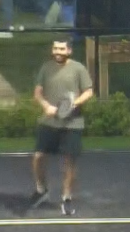
#> input picture players/p1.png, 130 x 232 px
$ python -i identity.py   (imports and definitions only)
#> lines starting #> are read from the running program, lines starting #| are printed output that depends on the picture; after the words box and inside, x2 and y2 are one past the last pixel; in counts of white or black regions, pixels touching at a corner belong together
#> further down, picture is the input picture: shape (232, 130, 3); mean B, G, R 84.8, 98.6, 93.9
"""core/identity.py
4-identity ReID layer -- collapse ByteTrack's many raw track_ids into exactly
FOUR permanent player slots for the whole match.

WHY THIS EXISTS
  ByteTrack hands out a fresh id every time a player is occluded, crosses another
  player, or leaves and re-enters the frame -- so over a full clip it produces
  hundreds of ids for the same 4 people. This module sits ON TOP of the tracker
  (it never modifies it) and re-attaches each detection to one of 4 fixed
  identities, so the rest of the pipeline can label players 1..4 consistently.

THE BIG IDEA: content-addressed, not order-based
  We keep a dictionary  profiles = {1:{...}, 2:{...}, 3:{...}, 4:{...}}  whose 4
  keys are PERMANENT. Each frame we match the live detections to those 4 keys by
  how well their TRAITS line up -- never by "who showed up first". A player who
  left and comes back reclaims THEIR key because their colour/position matches it,
  not because a queue handed it to them.

TWO CUES, FUSED
  1. Court position (PRIMARY) -- each detection's feet are projected to court
     METERS via the homography. Two players who overlap in the image are still
     metres apart on the court, so position separates crossings cleanly. But after
     a long absence the stored position is stale (the player walked off and could
     reappear anywhere), so we stop trusting it past `position_ttl_frames`.
  2. Jersey colour (SECONDARY + re-entry anchor) -- an HSV histogram of the torso
     band. Colour is what re-identifies a player who left entirely: position is
     useless then, but the shirt colour persists.

  cost = w_pos * (court_distance_m / court_diagonal_m) + w_color * colour_distance
  (normalised by the active weights so the gate threshold means the same thing
   whether a cell used both cues or colour only.)

THE ASSIGNMENT (Hungarian, with a hard cap)
  We build a 4 x N cost matrix (4 profiles x N detections) and solve it with
  scipy's linear_sum_assignment for the optimal 1-to-1 matching. Because there are
  only 4 rows, AT MOST 4 detections are ever assigned -- there is no "create a 5th
  id" path. If a frame yields >4 detections (false positives), only the best 4 win.
  Any pairing whose cost exceeds `match_threshold` is rejected (left unassigned)
  rather than forced into a bad match.

STATE MACHINE (players may leave)
  0..4 players can be present in a frame -- we never pad the count up to 4. A
  profile not matched this frame becomes "missing" but keeps its last_pos_m and
  colour reserved; it is NEVER deleted or handed to someone else. When a detection
  later matches it (mainly by colour after a gap) the original id is restored.

This is SINGLE-CAMERA ReID only. Fusing both cameras into one global identity set
is a separate later phase and is deliberately NOT attempted here.
"""
from __future__ import annotations

import json
import os
import re
from typing import Any, Dict, List, Optional, Tuple

import cv2
import numpy as np
from scipy.optimize import linear_sum_assignment

from utils.court_position import player_court_position
from utils.homography import COURT_LENGTH_M, COURT_WIDTH_M, Homography
from utils.metrics import NumpyEncoder

Point = Tuple[float, float]

# The longest possible distance on the court -- used to normalise the metric
# distance into 0..1 so it is comparable to the 0..1 colour distance.
COURT_DIAGONAL_M = float(np.hypot(COURT_WIDTH_M, COURT_LENGTH_M))  # ~22.36 m

# HSV torso histogram: hue + saturation only (drop value/brightness so lighting
# changes matter less). These bin counts are a sensible default, not tuned.
_H_BINS, _S_BINS = 30, 32
_HIST_RANGES = [0, 180, 0, 256]   # OpenCV hue is 0..179, saturation 0..255

# A cost we use for "these two cannot be compared at all" -- far above any real
# fused cost (which is <= 1.0) so the Hungarian solver avoids it, and the gate
# below always rejects it.
_IMPOSSIBLE = 1e6


# --------------------------------------------------------------------------- #
# Colour helpers (pure functions -- easy to test on their own)
# --------------------------------------------------------------------------- #
def _torso_band(img_bgr: np.ndarray) -> np.ndarray:
    """Crop the upper-middle 'torso' region out of a player image.

    Both a reference crop (players/pN.png) and a live bbox crop are roughly a
    standing person, so the jersey sits in the same place: horizontally centred
    (avoid the arms at the edges) and in the upper-middle (chest, above the legs).
    """
    h, w = img_bgr.shape[:2]
#> h = 232; w = 130
    y0, y1 = int(0.15 * h), int(0.50 * h)
#> y0 = 34; y1 = 116
    x0, x1 = int(0.25 * w), int(0.75 * w)
#> x0 = 32; x1 = 97
    return img_bgr[y0:y1, x0:x1]
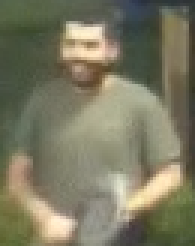
#> returned value: shape (82, 65, 3) (shown 3 times larger); mean of channels 0, 1, 2 97.6, 121.1, 123.4; drawn as B, G, R


def _color_hist(img_bgr: Optional[np.ndarray]) -> Optional[np.ndarray]:
    """HSV hue+saturation histogram of the torso band, normalised to 0..1.

    Returns None if there is no usable region (e.g. a zero-size crop from a box
    that fell off the frame edge) so callers can skip the colour cue cleanly.
    """
    if img_bgr is None or img_bgr.size == 0:
        return None
    band = _torso_band(img_bgr)
    if band.size == 0:
        return None
    hsv = cv2.cvtColor(band, cv2.COLOR_BGR2HSV)
#> hsv: shape (82, 65, 3); mean H, S, V 32.4, 60.1, 126.5
    hist = cv2.calcHist([hsv], [0, 1], None, [_H_BINS, _S_BINS], _HIST_RANGES)
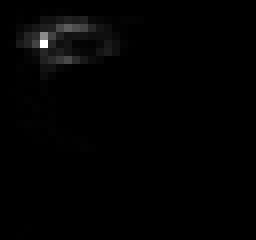
#> hist: shape (30, 32) float32 (shown 8 times larger); min 0, max 563, mean 5.6; drawn with min black and max white
    cv2.normalize(hist, hist, 0.0, 1.0, cv2.NORM_MINMAX)
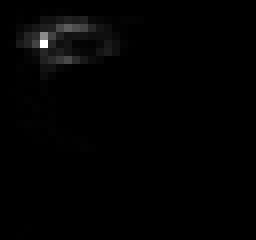
#> hist: shape (30, 32) float32 (shown 8 times larger); 19.17% of pixels changed, all inside (x1, y1, x2, y2) = (0, 0, 19, 30)
    return hist


# [25 lines left out: functions _color_distance, _bbox_crop, _slug, not called in this run]


# --------------------------------------------------------------------------- #
# The manager
# --------------------------------------------------------------------------- #
class IdentityManager:
    """Maintains the 4 permanent player profiles and assigns each frame's
    detections to them. One instance per camera/run."""

    # [295 lines left out: functions __init__, _enroll, update, assign, _cell_cost, _apply_match and 2 more, not called in this run]

>>> import cv2
>>> picture = cv2.imread('../players/p1.png')
>>> result = _color_hist(picture)
